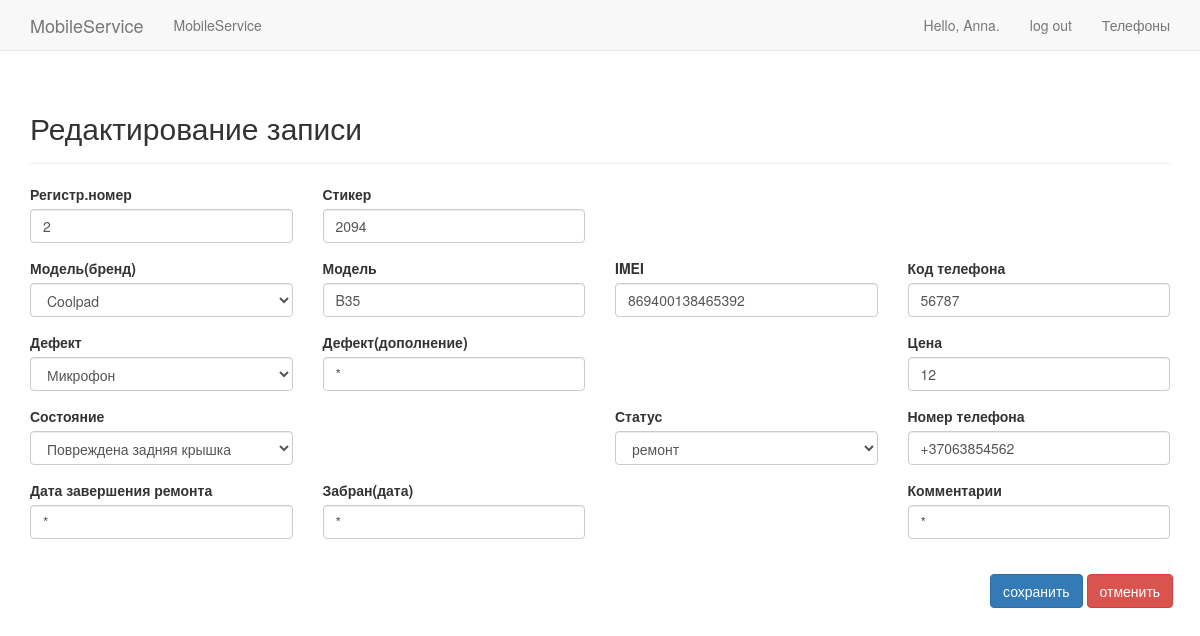
The app's page /edit_record/4/ (signed in), older data.
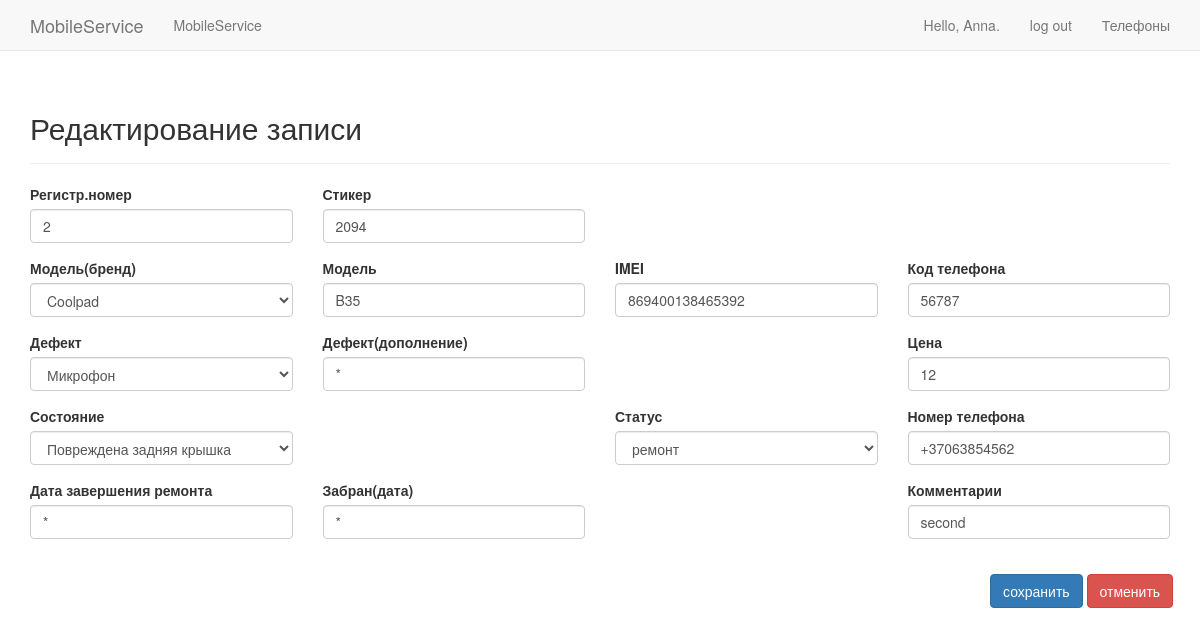
The same page, newer data.
### mobile/models.py (models this page shows, shortened)
class Mobil(models.Model):
    """модели"""
    SAM = 'Samsung'
    ALK = 'Alkatel'
    ASE = 'Aser'
    AMI = 'Amigo'
    AMO = 'Amoi'
    APL = 'IPhone'
    ASU = 'Asus'
    BBR = 'BlackBerry'
    BVI = 'BlackView'
    BLU = 'BLU'
    BQ = 'BQ'
    CAT = 'CAT'
    CAP = 'Caterpillar'
    COO = 'Coolpad'
    CUB = 'Cubot'
    DOO = 'Doogee'
    DOR = 'Doro'
    EST = 'Estar'
    ELE = 'Elephone'
    GIG = 'Gigabyte'
    GET = 'Getnord'
    GOO = 'Google'
    HTC = 'HTC'
    HP = 'HP'
    HOM = 'HomTom'
    KAZ = 'Kazam'
    MYP = 'MyPhone'
    NOU = 'Nous'
    ONE = 'OnePlus'
    OUK = 'Oukitel'
    PRE = 'Prestigio'
    ZTE = 'ZTE'
    ZOP = 'Zopo'
    HUA = 'Huawei'
    LEN = 'Lenovo'
    SON = 'Sony'
    LG = 'LG'
    MEI = 'Meizu'
    XIA = 'Xiaomi'
    MIR = 'Microsoft'
    NOK = 'Nokia'
    OTH = '------->'
    """неисправности"""
    LCD = 'lcd'
    DIN = 'speaker'
    BUZ = 'buzzer'
    KOD = 'kod'
    AKK = 'akkaunt'
    MIC = 'microphone'
    WIF = 'wi_fi'
    PRO = 'programm'
    HEN = 'hands_free'
    N_C = 'not_charging'
    WET = 'wet'
    SIM = 'sim'
    NTO1 = 'не вкл'
    NTO2 = 'не вкл, мокрый'
    NTO3 = 'не вкл,падал'
    LCT = 'lcd/touch'
    TOU = 'touch'
    LANG = 'languige'
    UNLO = 'unlock'
    FLEX = 'flex'
    CASE = 'case'
    """состояние"""
    NVD = 'no visible defects'
    DLT = 'damaded_LCD/Touch'
    DCS = 'damaded_case'
    DBC = "damaded_back_cover"
    """статус"""
    REP = 'Ремонт'
    REP_COM = 'Рем.завершен'
    TEL_TA = 'Забран'
    BRAND = ((APL,'IPhone'),(SAM,'Samsung'),(HUA,'Huawei'),(MEI,'Meizu'),(XIA,'Xiaomi'),(NOK,'Nokia'),(MIR,'Microsoft'),
        (PRE,'Prestigio'),(SON,'Sony'),(ALK,'Alcatel'),(ASU,'Asus'),(ASE,'Aser'),(AMI,'Amigo'),(AMO,'Amoi'),
        (BVI,'BlackView'),(BLU,'BLU'),(BQ,'BQ'),(BBR,'BlackBerry'),(CAT,'CAT'),(CAP,'Caterpillar'),(COO,'Coolpad'),
        (CUB,'Cubot'),(DOO,'Doogee'),(DOR,'Doro'),(ELE,'Elephone'),(EST,'Estar'),(GIG,'Gigabyte'),(GET,'Getnord'),
        (GOO,'Google'),(HTC,'HTC'),(HOM,'HomTom'),(HP,'HP'),(KAZ,'Kazam'),(LEN,'Lenovo'),(LG,'Lg'),(MYP,'MyPhone'),
        (NOU,'Nous'),(ONE,'OnePlus'),(OUK,'Oukitel'),(ZOP,'Zopo'),(ZTE,'ZTE'),(OTH,'------->'))
    DEFECT = ((PRO,'Programm'),(LANG,'Язык'),(UNLO,'Отвязка'),(KOD,'Код'),(AKK,'Аккаунт'),(LCT,'LCD/Touch'),(LCD,'LCD'),
        (TOU,'Touch'),(NTO1,'Не вкл'),(NTO2,'Не вкл, Мокрый'),(NTO3,'Не вкл, Падал'),(N_C,'Не заряж'),(DIN,'Динамик'),
        (BUZ,'Зуммер'),(MIC,'Микрофон'),(HEN,'Hands_Free'),(WIF,'Wi-Fi'),(WET,'Мокрый'),(SIM,'Sim'),(FLEX,'шлейф'),
        (CASE,'корпус'),(OTH,'------->'))
    STATUS = ((REP,'ремонт'),(REP_COM,'ремонт_завершён'),(TEL_TA,'забран'))
    STATE = ((NVD,'Нет видимых дефектов'),(DLT,'Повреждён экран/тоучскрин'),(DCS,'Повреждён корпус'),
        (DBC,'Повреждена задняя крышка'))
    number_reg = models.IntegerField(default=0)
    number_sticker = models.CharField(max_length=5)
    model_tel = models.CharField(max_length=20,choices=BRAND)
    model_1_tel = models.CharField(max_length=20)
    kod_tel = models.CharField(max_length=20,default='*')
    price = models.CharField(max_length=5)
    imei = models.CharField(max_length=20)
    number_tel = models.CharField(max_length=20)
    date_added = models.DateTimeField(auto_now_add=True)
    date_end = models.CharField(max_length=12,default='*')
    date_take_away = models.CharField(max_length=12,default='*')
    state = models.CharField(max_length=20,choices=STATE)
    status = models.CharField(max_length=20,choices=STATUS,default=REP)
    defect = models.CharField(max_length=30,default='*')
    defect_tel = models.CharField(max_length=20,choices=DEFECT)
    defect_1_tel = models.CharField(max_length=20,choices=DEFECT,default='*')
    comment = models.CharField(max_length=200,default='*')
    owner = models.ForeignKey(User,on_delete=models.CASCADE)

### mobile/views.py (the view, shortened to what this page needs)
# urls.py: path('edit_record/<int:mobil_id>/', views.edit_record, name='edit_record'),
@login_required
def edit_record(request,mobil_id):
    print("edit record method", request.method)
    mobil=Mobil.objects.filter(owner=request.user).get(id=mobil_id)
    if request.method != 'POST':
        form = EditForm(instance=mobil)
    context = {'form': form,'mobil':mobil}
    return render(request, 'mobile/edit_record.html', context)

### mobile/forms.py
class EditForm(forms.ModelForm):
    class Meta:
        model = Mobil
        fields=['number_sticker','model_tel','model_1_tel','imei','number_tel','state','price',
            'defect_tel','defect','kod_tel','status','date_end','date_take_away','number_reg','comment']
        labels = {'number_sticker':'Стикер','model_tel':'Модель(бренд)','model_1_tel':'Модель','imei':'IMEI',
                 'number_tel':'Номер телефона','state':'Состояние','price':'Цена','defect':'Дефект(дополнение)',
                 'defect_tel':'Дефект','kod_tel':'Код телефона','comment':'Комментарии','number_reg':'Регистр.номер',
                 'status':'Статус','date_end':'Дата завершения ремонта','date_take_away':'Забран(дата)'}

### mobile/templates/mobile/edit_record.html (shortened to what this page needs)
{% extends "mobile/base.html" %}
{% load bootstrap3 %}
{% block header %}
  <h2>Редактирование записи</h2>
{% endblock header %}
{% block content %}
  <form action="{% url 'mobile:edit_record' mobil.id %}" method='post'>
    <div class="row">
      <div class="col-xs-12 col-sm-3">
        {% bootstrap_field form.number_reg %}
      </div>
      <div class="col-xs-12 col-sm-3">
        {% bootstrap_field form.number_sticker %}
      </div>
    </div>
    <div class="row">
      <div class="col-xs-12 col-sm-3">
        {% bootstrap_field form.model_tel %}
      </div>
      <div class="col-xs-12 col-sm-3">
        {% bootstrap_field form.model_1_tel %}
      </div>
      <div class="col-xs-12 col-sm-3">
        {% bootstrap_field form.imei %}
      </div>
      <div class="col-xs-12 col-sm-3">
        {% bootstrap_field form.kod_tel %}
      </div>
    </div>
    <div class="row">
      <div class="col-xs-12 col-sm-3">
        {% bootstrap_field form.defect_tel %}
      </div>
      <div class="col-xs-12 col-sm-3">
        {% bootstrap_field form.defect %}
      </div>
      <div class="col-xs-12 col-sm-3 col-sm-offset-3">
        {% bootstrap_field form.price %}
      </div>
    </div>
    <div class="row">
      <div class="col-xs-12 col-sm-3">
        {% bootstrap_field form.state %}
      </div>
      <div class="col-xs-12 col-sm-3 col-sm-offset-3">
        {% bootstrap_field form.status %}
      </div>
      <div class="col-xs-12 col-sm-3">
        {% bootstrap_field form.number_tel %}
      </div>
    </div>
    <div class="row">
      <div class="col-xs-12 col-sm-3">
        {% bootstrap_field form.date_end %}
      </div>
      <div class="col-xs-12 col-sm-3">
        {% bootstrap_field form.date_take_away %}
      </div>
      <div class="col-xs-12 col-sm-3 col-sm-offset-3">
          {% bootstrap_field form.comment %}
      </div>
    </div>
    <div class="row">
      <div class="col-xs-12 col-sm-3 ">
      </div>
    </div>
   {% buttons %}
       <div class="row">
          <div class="col-sm-offset-10 ">
            <button name="submit" class="btn btn-primary">сохранить</button>
            <a href="{% url 'mobile:telephones' %}" class="btn btn-danger" >
		    отменить</a>
          </div>
       </div>
    {% endbuttons %}
  </form>
{% endblock content %}

Row changes from the older to the newer data that the page shows:
changed Mobil "Coolpad": comment "*" → "second"
